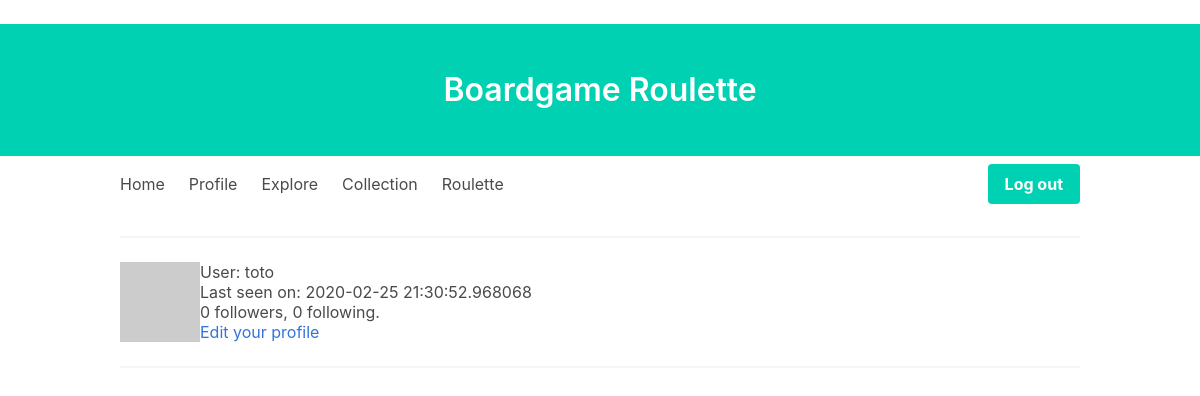
The page /user/toto (signed in) on the database as committed earlier.
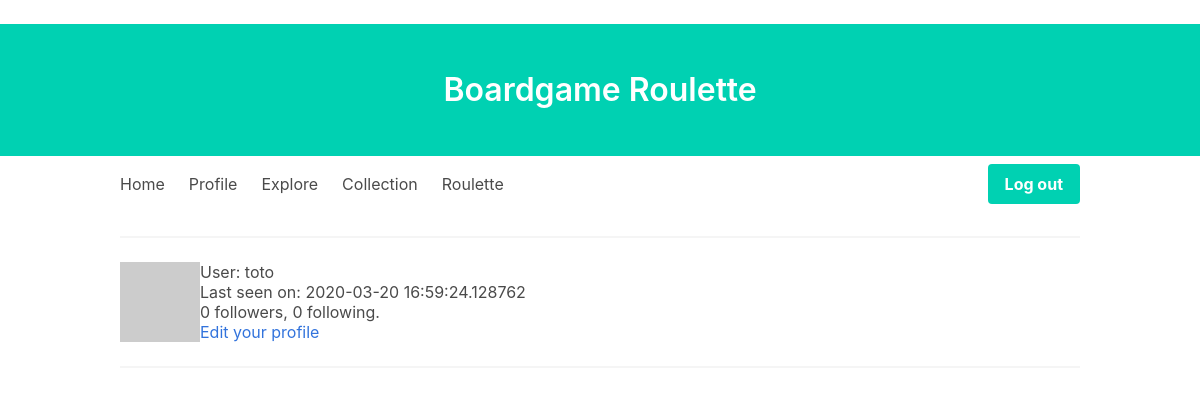
The same page on the database as committed later.
### app/models.py (models this page shows, shortened)
class User(UserMixin, db.Model):
    id = db.Column(db.Integer, primary_key=True)
    username = db.Column(db.String(64), index=True, unique=True)
    email = db.Column(db.String(120), index=True, unique=True)
    password_hash = db.Column(db.String(128))
    posts = db.relationship("Post", backref="author", lazy="dynamic")
    about_me = db.Column(db.String(140))
    last_seen = db.Column(db.DateTime, default=datetime.utcnow)
    followed = db.relationship(
        "User",
        secondary=followers,
        primaryjoin=(followers.c.follower_id == id),
        secondaryjoin=(followers.c.followed_id == id),
        backref=db.backref("followers", lazy="dynamic"),
        lazy="dynamic",
    )
    collection = db.relationship("Boardgame", secondary=boardgames, lazy="dynamic")
    def avatar(self, size):
        digest = md5(self.email.lower().encode("utf-8")).hexdigest()
        return "https://www.gravatar.com/avatar/{}?d=identicon&s={}".format(
            digest, size
        )

### app/user_views.py (the view)
@app.route("/user/<username>")
@login_required
def user(username):
    user = User.query.filter_by(username=username).first_or_404()
    page = request.args.get("page", 1, type=int)
    posts = user.posts.order_by(Post.timestamp.desc()).paginate(
        page, app.config["POSTS_PER_PAGE"], False
    )
    next_url = (
        url_for("user", username=user.username, page=posts.next_num)
        if posts.has_next
        else None
    )
    prev_url = (
        url_for("user", username=user.username, page=posts.prev_num)
        if posts.has_prev
        else None
    )
    return render_template(
        "user.html", user=user, posts=posts.items, next_url=next_url, prev_url=prev_url
    )

### app/models.py (called while the page is built)
@login.user_loader
def load_user(id):
    return User.query.get(int(id))

### app/user_views.py (called while the page is built)
@app.before_request
def before_request():
    if current_user.is_authenticated:
        current_user.last_seen = datetime.utcnow()
        db.session.commit()

### app/templates/user.html (shortened to what this page needs)
﻿{% extends "base.html" %}
{% block content %}
<table>
    <tr valign="top">
        <td><img src="{{ user.avatar(128) }}"></td>
        <td>
            <h1>User: {{ user.username }}</h1>
            {% if user.last_seen %}<p>Last seen on: {{ user.last_seen }}</p>{% endif %}
            <p>{{ user.followers.count() }} followers, {{ user.followed.count() }} following.</p>
            {% if user == current_user %}
            <p><a href="{{ url_for('edit_profile') }}">Edit your profile</a></p>
            {% elif not current_user.is_following(user) %}
            <p><a href="{{ url_for('follow', username=user.username) }}">Follow</a></p>
            {% else %}
            <p><a href="{{ url_for('unfollow', username=user.username) }}">Unfollow</a></p>
            {% endif %}
        </td>
    </tr>
</table>
<hr>
{% endblock %}

### app/templates/base.html (shortened to what this page needs)
﻿<html>
<head>
    <link rel="stylesheet" href='/static/css/bulma.css' />
</head>
<body>
    <section class="hero has-background-primary">
        <div class="container">
            <div class="hero-body">
                <h1 class="title has-text-white">
                    Boardgame Roulette
                </h1>
            </div>
        </div>
    </section>
    {% if current_user.is_authenticated %}
    <div class="container">
        <div class="navbar" role="navigation">
            <div class="navbar-brand">
                <a class="navbar-item" href="{{ url_for('index') }}">Home</a>
                <a class="navbar-item" href="{{ url_for('user', username=current_user.username) }}">Profile</a>
            </div>
            <div id="navbarmenu" class="navbar-menu">
                <a class="navbar-item" href="{{ url_for('explore') }}">Explore</a>
                <a class="navbar-item" href="{{ url_for('collection') }}">Collection</a>
                <a class="navbar-item" href="{{ url_for('random') }}">Roulette</a>
                <div class="navbar-end">
                    <div class="navbar-item">
                        <div class="buttons">
                            <a class="button is-primary" href="{{ url_for('logout') }}"><strong>Log out</strong></a>
                        </div>
                    </div>
                </div>
            </div>
        </div>
        {% endif %}
        <hr>
        {% block content %}{% endblock %}
    </div>
</body>
</html>

Rows that differ between the two databases and show on the page:
changed User "toto": last_seen "2020-02-25 21:30:52.968068" → "2020-03-20 16:59:24.128762"
